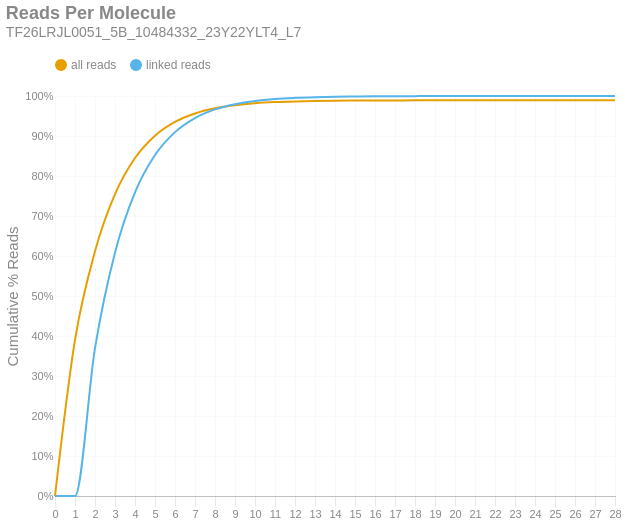

The code cell stored with this chart in its notebook:
### Markdown cell above
### Reads per Molecule
This chart shows the cumulative distribution of the number of reads per linked molecule. That is, how many alignments are associated with a unique molecule. This excludes the number of reads associated with invalid or absent linked-read barcodes. The `linked` histogram is the percentages recalculated when disregarding singletons.

### Code cell
if SKIPLR:
    print_html(f"Skipped")
else:
    counts = np.bincount(valids['reads'].cast(pl.Int64).to_numpy())
    weighted = counts * np.arange(len(counts))
    all_perc = weighted / n_reads
    linked_perc = weighted / n_linked_reads
    linked_perc[1] = 0
    binned_df = pl.DataFrame({
        'readsper': list(range(len(counts))),
        'all reads (cumsum)': np.cumsum(all_perc).tolist(),
        'linked reads (cumsum)': np.cumsum(linked_perc).tolist(),
    })

    with SafeRender(binned_df):
        (
            density_plot(binned_df, 'Reads Per Molecule', samplename, 'readspmol')
            .encode(
                x=alt.X('readsper:O', title=None).axis(labelAngle=0).scale(padding=0),
                y=alt.Y('value:Q', title='Cumulative % Reads').axis(format='%').stack(False),
                color=alt.Color("key:N").scale(domain=["all reads", "linked reads"]),
                tooltip=[
                    alt.Tooltip("key:N", title="Data Type"),
                    alt.Tooltip("readsper:O", title="Reads Per Molecule"),
                    alt.Tooltip("value:Q", format=".2%", title="% Reads (Cum.)")
                ]            
            )
        ).display()

### Figure 1 — Vega-Lite specification as saved in the notebook (floating-point values rounded to 4 significant figures)
{"width": "container", "height": 400, "config": {"title": {"anchor": "start", "dy": -15, "fontSize": 18, "color": "#888888", "subtitleColor": "#888888", "subtitleFontSize": 14}, "arc": {"fill": "#0072B2"}, "axis": {"domainColor": "#888888", "domainWidth": 0.5, "gridWidth": 0.2, "grid": false, "titleFontWeight": 400, "titleFontSize": 15, "labelFontSize": 11, "labelColor": "#888888", "tickColor": "#888888", "tickWidth": 0.2, "titleColor": "#888888"}, "axisBand": {"grid": false}, "axisX": {"grid": true, "tickSize": 10, "domainCap": "round"}, "axisY": {"domain": false, "grid": true, "tickSize": 0, "domainCap": "round"}, "background": "transparent", "header": {"labelFontSize": 15, "labelColor": "#888888", "titleFontSize": 15, "titleFontWeight": 600, "titleColor": "#888888"}, "legend": {"labelFont": "sans-serif", "labelFontSize": 12, "labelColor": "#888888", "symbolSize": 100, "symbolType": "circle", "titleFontSize": 12, "titlePadding": 10, "titleColor": "#888888", "title": null, "orient": "top"}, "range": {"category": ["#E69F00", "#56B4E9", "#009E73", "#F0E442", "#0072B2", "#D55E00", "#CC79A7", "#000000"], "diverging": ["#cfe8f3", "#a2d4ec", "#73bfe2", "#46abdb", "#1696d2", "#12719e"]}, "area": {"fill": "#0072B2", "fillOpacity": 0.7, "line": true, "strokeOpacity": 0.7}, "line": {"color": "#0072B2", "stroke": "#0072B2", "strokeWidth": 2}, "trail": {"color": "#0072B2", "stroke": "#0072B2", "strokeWidth": 0, "size": 1}, "point": {"filled": true, "fillOpacity": 1.0, "size": 95}, "text": {"color": "#888888", "fontSize": 11, "align": "right", "fontWeight": 400, "size": 11}, "bar": {"fill": "#0072B2", "stroke": null}, "view": {"stroke": null, "continuousWidth": 660, "continuousHeight": 400}}, "data": {"name": "data-fc335b3a335f07bd2d4ab404193d57c7"}, "mark": {"type": "line", "interpolate": "monotone", "point": {"opacity": 0, "size": 275}}, "encoding": {"color": {"field": "key", "scale": {"domain": ["all reads", "linked reads"]}, "type": "nominal"}, "tooltip": [{"field": "key", "title": "Data Type", "type": "nominal"}, {"field": "readsper", "title": "Reads Per Molecule", "type": "ordinal"}, {"field": "value", "format": ".2%", "title": "% Reads (Cum.)", "type": "quantitative"}], "x": {"axis": {"labelAngle": 0}, "field": "readsper", "scale": {"padding": 0}, "title": null, "type": "ordinal"}, "y": {"axis": {"format": "%"}, "field": "value", "stack": false, "title": "Cumulative % Reads", "type": "quantitative"}}, "params": [{"name": "param_c36ac31b6afebe62", "select": {"type": "point", "fields": ["key"]}, "bind": "legend"}], "title": {"text": "Reads Per Molecule", "subtitle": "TF26LRJL0051_5B_10484332_23Y22YLT4_L7"}, "transform": [{"fold": ["all reads (cumsum)", "linked reads (cumsum)"]}, {"calculate": "replace(datum.key, ' (cumsum)', '')", "as": "key"}, {"filter": {"param": "param_c36ac31b6afebe62"}}], "usermeta": {"embedOptions": {"downloadFileName": "TF26LRJL0051_5B_10484332_23Y22YLT4_L7.readspmol"}}, "$schema": "https://vega.github.io/schema/vega-lite/v6.4.1.json", "datasets": {"data-fc335b3a335f07bd2d4ab404193d57c7": [{"readsper": 0, "all reads (cumsum)": 0.0, "linked reads (cumsum)": 0.0}, {"readsper": 1, "all reads (cumsum)": 0.3904, "linked reads (cumsum)": 0.0}, {"readsper": 2, "all reads (cumsum)": 0.6118, "linked reads (cumsum)": 0.3697}, {"readsper": 3, "all reads (cumsum)": 0.7547, "linked reads (cumsum)": 0.6083}, {"readsper": 4, "all reads (cumsum)": 0.8449, "linked reads (cumsum)": 0.759}, {"readsper": 5, "all reads (cumsum)": 0.9009, "linked reads (cumsum)": 0.8524}, {"readsper": 6, "all reads (cumsum)": 0.9352, "linked reads (cumsum)": 0.9097}, {"readsper": 7, "all reads (cumsum)": 0.9563, "linked reads (cumsum)": 0.9449}, {"readsper": 8, "all reads (cumsum)": 0.9692, "linked reads (cumsum)": 0.9665}, {"readsper": 9, "all reads (cumsum)": 0.977, "linked reads (cumsum)": 0.9794}, {"readsper": 10, "all reads (cumsum)": 0.9819, "linked reads (cumsum)": 0.9877}, {"readsper": 11, "all reads (cumsum)": 0.9849, "linked reads (cumsum)": 0.9926}, {"readsper": 12, "all reads (cumsum)": 0.9865, "linked reads (cumsum)": 0.9953}, {"readsper": 13, "all reads (cumsum)": 0.9875, "linked reads (cumsum)": 0.997}, {"readsper": 14, "all reads (cumsum)": 0.9882, "linked reads (cumsum)": 0.9982}, {"readsper": 15, "all reads (cumsum)": 0.9885, "linked reads (cumsum)": 0.9987}, {"readsper": 16, "all reads (cumsum)": 0.9888, "linked reads (cumsum)": 0.9992}, {"readsper": 17, "all reads (cumsum)": 0.989, "linked reads (cumsum)": 0.9995}, {"readsper": 18, "all reads (cumsum)": 0.9891, "linked reads (cumsum)": 0.9997}, {"readsper": 19, "all reads (cumsum)": 0.9892, "linked reads (cumsum)": 0.9998}, {"readsper": 20, "all reads (cumsum)": 0.9892, "linked reads (cumsum)": 0.9998}, {"readsper": 21, "all reads (cumsum)": 0.9892, "linked reads (cumsum)": 0.9999}, {"readsper": 22, "all reads (cumsum)": 0.9893, "linked reads (cumsum)": 0.9999}, {"readsper": 23, "all reads (cumsum)": 0.9893, "linked reads (cumsum)": 1.0}, {"readsper": 24, "all reads (cumsum)": 0.9893, "linked reads (cumsum)": 1.0}, {"readsper": 25, "all reads (cumsum)": 0.9893, "linked reads (cumsum)": 1.0}, {"readsper": 26, "all reads (cumsum)": 0.9893, "linked reads (cumsum)": 1.0}, {"readsper": 27, "all reads (cumsum)": 0.9893, "linked reads (cumsum)": 1.0}, {"readsper": 28, "all reads (cumsum)": 0.9893, "linked reads (cumsum)": 1.0}]}}
